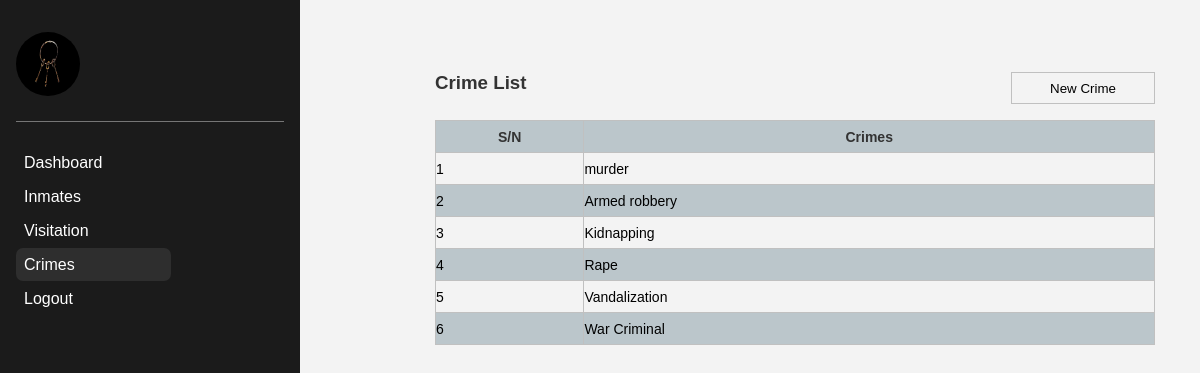
/crime.php, run on the app's committed database.
### tables this page shows
CREATE TABLE `crime` (
  `id` int(11) NOT NULL,
  `crime` varchar(250) NOT NULL
);

### Classes/Admin.php (called while the page is built, shortened)
<?php
class Admin{
    private $conn;
    public function __construct($db){
        $this->conn = $db;
    }
    public function getCrime(){
        $sql = "SELECT * FROM `crime`";
            $result = $this->conn->query($sql);
            return $result;
    }
}

### crime.php (the view, shortened to what this page needs)
<?php
include 'Classes/Admin.php';
$db_conn = new Database();
$db = $db_conn->connect();
$admin = new Admin($db);
$result = $admin->getCrime();
if ($result->num_rows > 0) {
    $index = 1;
    $crime = "";
    while ($row = $result->fetch_assoc()) {
        $crime .= '<tr>
                        <td>' .$index.'</td>
                        <td>' .$row['crime'].'</td>
                    </tr>';
        $index++;
    }
}
else {
    $crime = '<tr>
                <td>No crime registered on this system yet</td>
            </tr>';
}
?>
<?php include 'includes/header.php'; ?>
<div class="crime">
    <?php include 'includes/side-nav.php'; ?>
    <div class="crime-contents">
        <?php include 'includes/register-crime.php'; ?>
        <div class="crime-list">
            <div class="title">
                <h3>Crime List</h3>
                <div class="new-crime">
                    <button type="button" onclick="displayCrimeForm()">New Crime</button>
                </div>
            </div>
            <table>
                    <thead>
                        <tr>
                            <th>S/N</th>
                            <th>Crimes</th>
                        </tr>
                    </thead>
                    <tbody>
                            <?php echo $crime; ?>
                    </tbody>
            </table>
        </div>
    </div>
</div>

### styles/styles.css (style rules this page uses)
* { margin: 0; padding: 0; list-style: none; text-decoration: none; font-family: Arial, Helvetica, sans-serif; }
.inmate, .visitation, .crime { display: flex; flex-direction: row; }
.inmate .inmate-contents, .visitation .visitation-contents, .crime .crime-contents { display: flex; flex-direction: column; align-items: center; width: 75%; background-color: #f3f3f3; }
.inmate .inmate-list, .visitation .visitation-list, .crime .crime-list { width: 80%; margin-left: 10%; }
.crime .crime-list { margin-top: 8%; }
.inmate .inmate-list .title, .visitation .visitation-list .title, .crime .crime-list .title { display: flex; }
.inmate .inmate-list .title h3, .visitation .visitation-list .title h3, .crime .crime-list .title h3 { flex: 1; margin-bottom: 1rem; color: #333; }
.inmate .inmate-list .title .new-inmate, .visitation .visitation-list .title .new-visitation, .crime .crime-list .title .new-crime { flex: 1; display: flex; align-items: center; justify-content: flex-end; }
.inmate .inmate-list .title button, .visitation .visitation-list .title button, .crime .crime-list .title button { border: 1px solid silver; width: 9rem; height: 2rem; padding: .5rem; margin-bottom: 1rem; background-color: transparent; cursor: pointer; transition: .3s; }
.inmate .inmate-list table, .visitation .visitation-list table, .crime .crime-list table { width: 100%; border-collapse: collapse; border: 1px solid silver; }
.inmate .inmate-contents .inmate-list thead, .visitation .visitation-contents .visitation-list thead, .crime .crime-contents .crime-list thead { background-color: #bbc6cb; color: #333; }
.inmate .inmate-contents .inmate-list tbody tr:nth-child(even), .visitation .visitation-contents .visitation-list tbody tr:nth-child(even), .crime .crime-contents .crime-list tbody tr:nth-child(even) { background-color: #bbc6cb; }
.inmate .inmate-contents .inmate-list tr, .visitation .visitation-contents .visitation-list tr, .crime .crime-contents .crime-list tr { height: 2rem; width: 100%; border: 1px solid silver; }
.inmate .inmate-contents .inmate-list th, td, .visitation .visitation-contents .visitation-list th, td, .crime .crime-contents .crime-list th, td { border: 1px solid silver; font-size: 14px; }

### data on the page
crime: crime "murder"
crime: crime "Armed robbery"
crime: crime "Kidnapping"
crime: crime "Rape"
crime: crime "Vandalization"
crime: crime "War Criminal"
